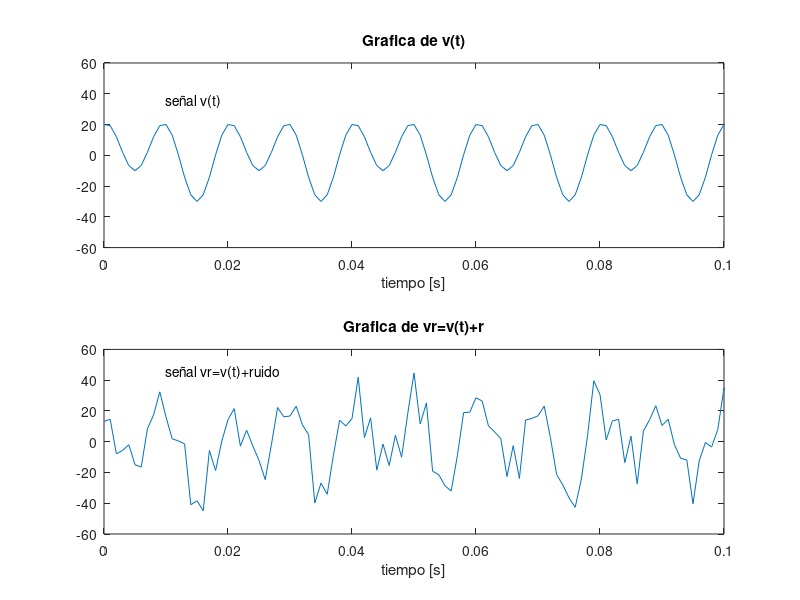

The MATLAB script that drew this image:
%Ejercicio 1
%Programa 1.a
clc
close all
clear all
f1= 100; %Frecuencia de la señal coseno
f2= 50; %Frecuencia de la señal seno
fs= 10* f1; %Frecuencia de muestreo que es 10 veces la frecuencia max.
ts= 1/fs; %Tiempo de muestreo=inverso de la frecuencia
t = 0:ts:1; %Tiempo, 0, espacionamiento de ts
v= 20*cos(2*pi*f1*t)+10*sin(2*pi*f2*t); %Señal v(t)
subplot(2,1,1) %TENER CUIDADO CON QUE SEA 2,1,1 
plot(t,v); %Grafica de v(t)
axis([0 0.1 -60 60])
title('Grafica de v(t)');
xlabel('tiempo [s]');
text(0.01,35,'señal v(t)');

%Para la señal de ruido
r= randn(size(t));
vr= v+10*r; %Señal vr(t)
subplot(2,1,2) %TENER CUIDADO CON QUE SEA 2,1,2
plot(t,vr); %Grafica de vr(t) en dominio de tiempo
axis([0 0.1 -60 60])
title('Grafica de vr=v(t)+r');
xlabel('tiempo [s]');
text(0.01,45,'señal vr=v(t)+ruido');